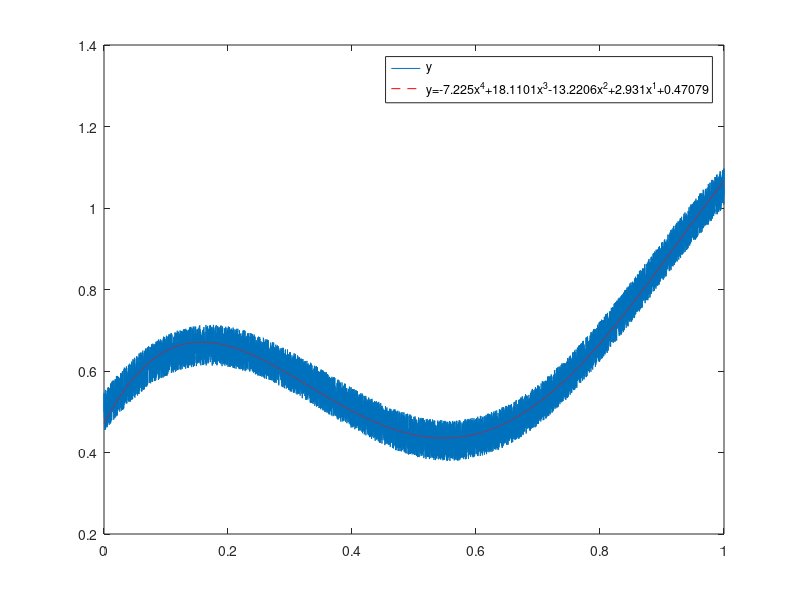

This figure's MATLAB source:
Fs = 11025;
y = sin(((1:Fs)-1)/Fs*2);
yy = y + .1*(rand(size(y))-0.5)+.5*cos(((1:length(y))-1)/Fs*5);
t = ((1:length(y))-1)/Fs;
n=4;
A=t(:).^n;
for i=(n-1):-1:0
  A=[A t(:).^i];
end
B=yy(:);
plot(t,yy,t,A*(A\B),'r--')
lsqpara=A\B;
lsqstr=['y='];
for i=1:n
  if lsqpara(i)>0,pmstr='+';
  else pmstr='-';end
  lsqstr=[lsqstr,pmstr,num2str(abs(lsqpara(i))),'x^',num2str(n+1-i)];
end
if lsqpara(n+1)>0,pmstr='+';
else pmstr='-';end
lsqstr=[lsqstr,pmstr,num2str(abs(lsqpara(n+1)))];
legend('y',lsqstr);
